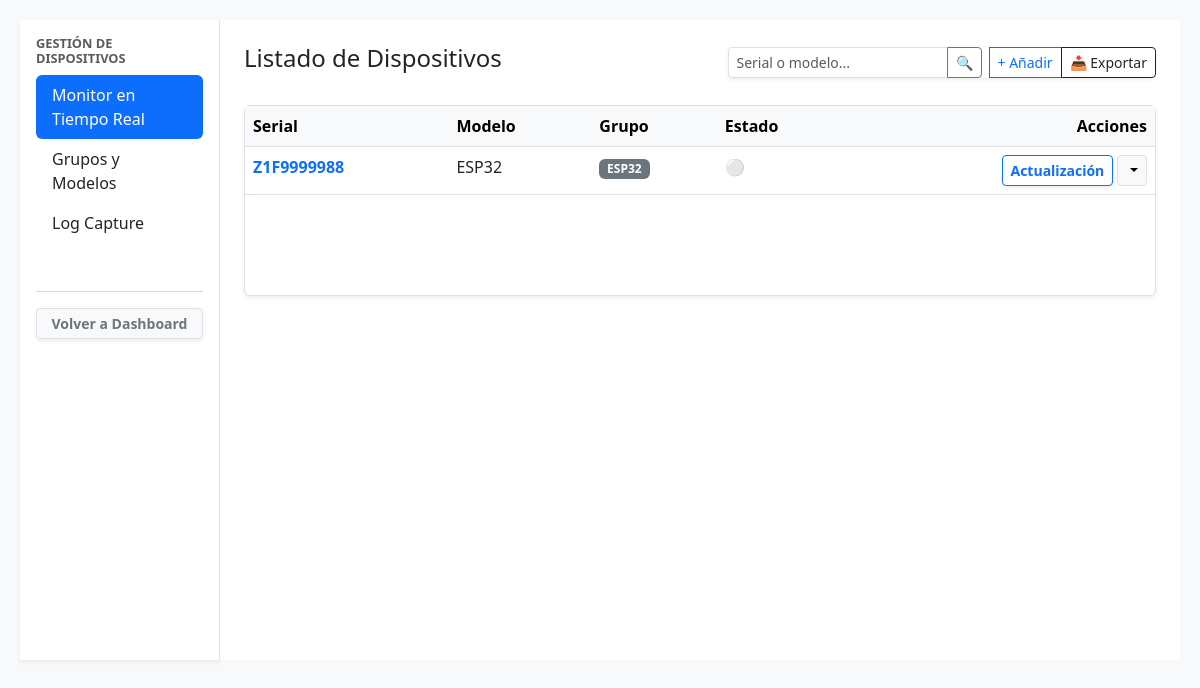
Page /dispositivos/ (signed in) on the earlier database version.
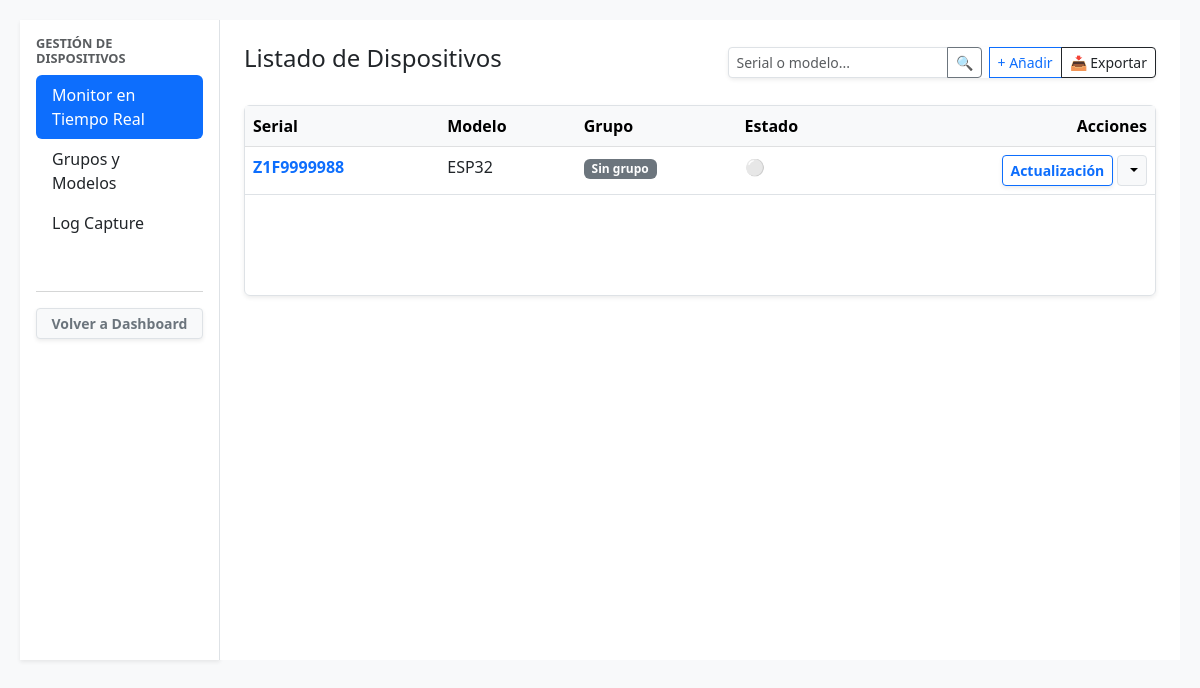
Same page on the later database version.
### impresoras/models.py (models this page shows, shortened)
class Dispositivo(models.Model):
    validar_serial = RegexValidator(
        regex=r'^[A-Z0-9]{10}$',
        message="El serial solo puede contener letras mayúsculas y números, sin espacios (ej. Z1F9999988).",
        code="serial_invalido"
    )
    serial = models.CharField(max_length=50, unique=True, validators=[validar_serial], help_text="Ingrese el serial exacto del equipo.")
    modelo = models.ForeignKey(ModeloEquipo, on_delete=models.CASCADE, related_name='dispositivos', null=True, blank=True)
    grupo = models.ForeignKey(Grupo, on_delete=models.SET_NULL,null=True, blank=True)
    fecha_registro = models.DateTimeField(auto_now_add=True)
    ultimo_sts1 = models.IntegerField(null=True, blank=True)
    ultimo_sts2 = models.IntegerField(null=True, blank=True)
    ultima_conexion = models.DateTimeField(null=True, blank=True)
    fw_ismart_instalado = models.CharField(max_length=20, default="Desconocida", blank=True)
    fw_printer_instalado = models.CharField(max_length=20, default="Desconocida", blank=True)
    firmware_actual = models.ForeignKey(VersionFirmware, on_delete=models.SET_NULL, null=True, blank=True, related_name='equipos_instalados')

class ModeloEquipo(models.Model):
    nombre = models.CharField(max_length=100, unique=True)
    marca = models.CharField(max_length=100, blank=True, null=True)
    def __str__(self):
        if self.marca:
            return f"{self.marca} {self.nombre}"
        return self.nombre

class Grupo(models.Model):
    nombre = models.CharField(max_length=100)
    descripcion = models.TextField(blank=True, null=True)
    def __str__(self):
        return self.nombre

### impresoras/views.py (the view)
# urls.py: path('dispositivos/', lista_dispositivos, name='dispositivos_lista'),
@login_required
def lista_dispositivos(request):
    query = request.GET.get('buscar')
    dispositivos = Dispositivo.objects.all()
    proyectos_disponibles = ProyectoFirmware.objects.prefetch_related('versiones').all()
    if query:
        dispositivos = dispositivos.filter(
            Q(serial__icontains=query) | Q(modelo__icontains=query)
        )
    if request.method == 'POST':
        form = DispositivoForm(request.POST)
        if form.is_valid():
            form.save()
            return redirect('dispositivos_lista')
    else:
        form = DispositivoForm()
    grupos = Grupo.objects.all()
    modelos = ModeloEquipo.objects.all()
    context = {
        'dispositivos': dispositivos,
        'form': form,
        'grupos': grupos,
        'modelos': modelos,
        'proyectos_disponibles': proyectos_disponibles,
    }
    return render(request, 'lista_dispositivos.html', context)

### impresoras/forms.py
class DispositivoForm(forms.ModelForm):
    class Meta:
        model = Dispositivo
        fields = ['serial', 'modelo', 'grupo']
        widgets = {
            'serial': forms.TextInput(attrs={
                'class': 'form-control',
                'placeholder': 'Ej: Z1F9999988',
                'minlength': '10',
                'maxlength': '10',
                'pattern': '^[A-Z0-9]{10}$',
                'title': 'El serial debe tener exactamente 10 caracteres alfanumericos sin espacios.',
                'required': True
            }),
            'modelo': forms.Select(attrs={'class': 'form-control', 'required': True}),
            'grupo': forms.Select(attrs={'class': 'form-control'}),
        }

### templates/lista_dispositivos.html (shortened to what the changed rows need)
{% extends 'dispositivos_base.html' %}
{% block dispositivos_content %}
<div class="p-4">
    <div class="table-responsive shadow-sm border rounded">
        <table class="table table-hover mb-0">
            <thead class="table-light">
                <tr>
                    <th>Serial</th>
                    <th>Modelo</th>
                    <th>Grupo</th>
                    <th>Estado</th>
                    <th class="text-end">Acciones</th> </tr>
            </thead>
            <tbody>
                {% for equipo in dispositivos %}
                    <tr>
                        <td>
                            <a href="#"
                                class="fw-bold text-decoration-none"
                                data-bs-toggle="modal"
                                data-bs-target="#modalMonitor"
                                data-serial="{{ equipo.serial }}"
                                data-rif="{{ equipo.rif|default:'--' }}"
                                data-sts1="{{ equipo.ultimo_log_datos.sts1|default:'--' }}"
                                data-sts2="{{ equipo.ultimo_log_datos.sts2|default:'--' }}"
                                data-err_cnt="{{ equipo.ultimo_log_datos.err_cnt|default:'0' }}"
                                data-rec_att="{{ equipo.ultimo_log_datos.rec_att|default:'0' }}"
                                data-atm="{{ equipo.ultimo_log_datos.atm|default:'--' }}"
                                data-vts="{{ equipo.ultimo_log_datos.vts|default:'0' }}"
                                data-last_b="{{ equipo.ultimo_log_datos.last_b|default:'--' }}"
                                data-b_iss="{{ equipo.ultimo_log_datos.b_iss|default:'0' }}"
                                data-db_n="{{ equipo.ultimo_log_datos.db_n|default:'--' }}"
                                data-db_a="{{ equipo.ultimo_log_datos.db_a|default:'0' }}"
                                data-cr_n="{{ equipo.ultimo_log_datos.cr_n|default:'--' }}"
                                data-cr_a="{{ equipo.ultimo_log_datos.cr_a|default:'0' }}"
                                data-nf_n="{{ equipo.ultimo_log_datos.nf_n|default:'--' }}"
                                data-nf_a="{{ equipo.ultimo_log_datos.nf_a|default:'0' }}"
                                data-z_cnt="{{ equipo.ultimo_log_datos.z_cnt|default:'--' }}"
                                data-f_cnt="{{ equipo.ultimo_log_datos.f_cnt|default:'--' }}"
                                data-date="{{ equipo.ultimo_log_datos.date|default:'--' }}"
                                data-time="{{ equipo.ultimo_log_datos.time|default:'--' }}"
                                onclick="preLlenarModal(this)">
                                {{ equipo.serial }}
                            </a>
                        </td>
                        <td>{{ equipo.modelo.nombre }}</td>
                        <td><span class="badge bg-secondary">{{ equipo.grupo.nombre|default:"Sin grupo" }}</span></td>
                        <td id="indicador-{{ equipo.serial }}">
                            <span class="text-muted" title="Esperando conexión...">⚪</span>
                        </td>
                        <td class="text-end" style="overflow: visible;">
                            <div class="dropdown">
                                <button class="btn btn-sm btn-outline-primary fw-bold shadow-sm" data-bs-toggle="modal" data-bs-target="#modalOta-{{ equipo.id }}">
                                     Actualización
                                </button>
                                <button class="btn btn-sm btn-light border dropdown-toggle"
                                        type="button"
                                        data-bs-toggle="dropdown"
                                        aria-expanded="false">
                                </button>
                            </div>
                        </td>
                    </tr>
                {% empty %}
                    <tr>
                        <td colspan="4" class="text-center text-muted">
                            No se encontraron dispositivos que coincidan con la búsqueda...
                        </td>
                    </tr>
                {% endfor %}
            </tbody>
        </table>
    </div>
</div>
{% endblock %}

Differences in the rows shown:
removed Dispositivo: serial "Z1F9999988", modelo.nombre "ESP32", grupo.nombre "ESP32"
added Dispositivo: serial "Z1F9999988", modelo.nombre "ESP32", grupo.nombre "Sin grupo"
